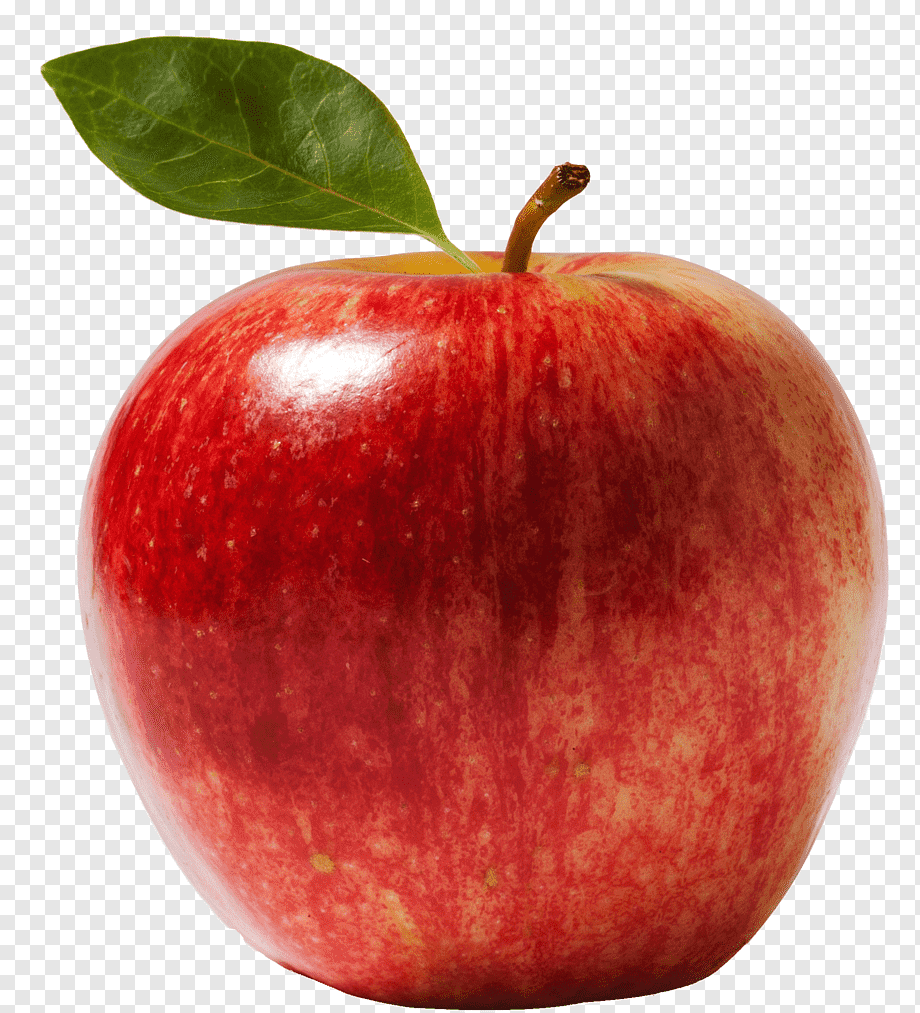
//> input picture lesson12/enshu/NN/testdata/りんごのイラスト.png, 920 x 1013 px; its folder holds only this picture in this run
$ ./getImageInfo   (built with g++ and OpenCV 4)
//> lines starting //> are read from the running program, lines starting //| are printed output that depends on the picture; after the words box and inside, x2 and y2 are one past the last pixel; in counts of white or black regions, pixels touching at a corner belong together
// g++ getImageInfo.cpp -std=c++11 `pkg-config --cflags --libs opencv4` -std=c++17 && ./a.out

#include <iostream>           //入出力関連ヘッダ
#include <opencv2/opencv.hpp> //OpenCV関連ヘッダs
#include <filesystem>         // C++17 filesystem librarys

int main(int argc, const char *argv[])
{

    std::string path = "./testdata"; // 画像フォルダへのパス
    for (const auto &entry : std::filesystem::directory_iterator(path))
    {
        // 画像ファイルの読み込み
        cv::Mat src_img = cv::imread(entry.path(), cv::IMREAD_COLOR);
//> src_img is the input picture: 1013 rows x 920 cols, CV_8UC3; mean B, G, R 122.9, 133.7, 197.7

        // 画像ファイルが読み込めなかった場合
        if (src_img.data == 0 || src_img.empty())
        {
            printf("File not found\n");
            continue;
        }

        std::cout << entry.path() << std::endl;

        // src_imgをdst_imgにコピー
        cv::Mat dst_img = src_img.clone();

        // グレースケール化
        cv::Mat gray_img;
        cv::cvtColor(src_img, gray_img, cv::COLOR_BGR2GRAY);
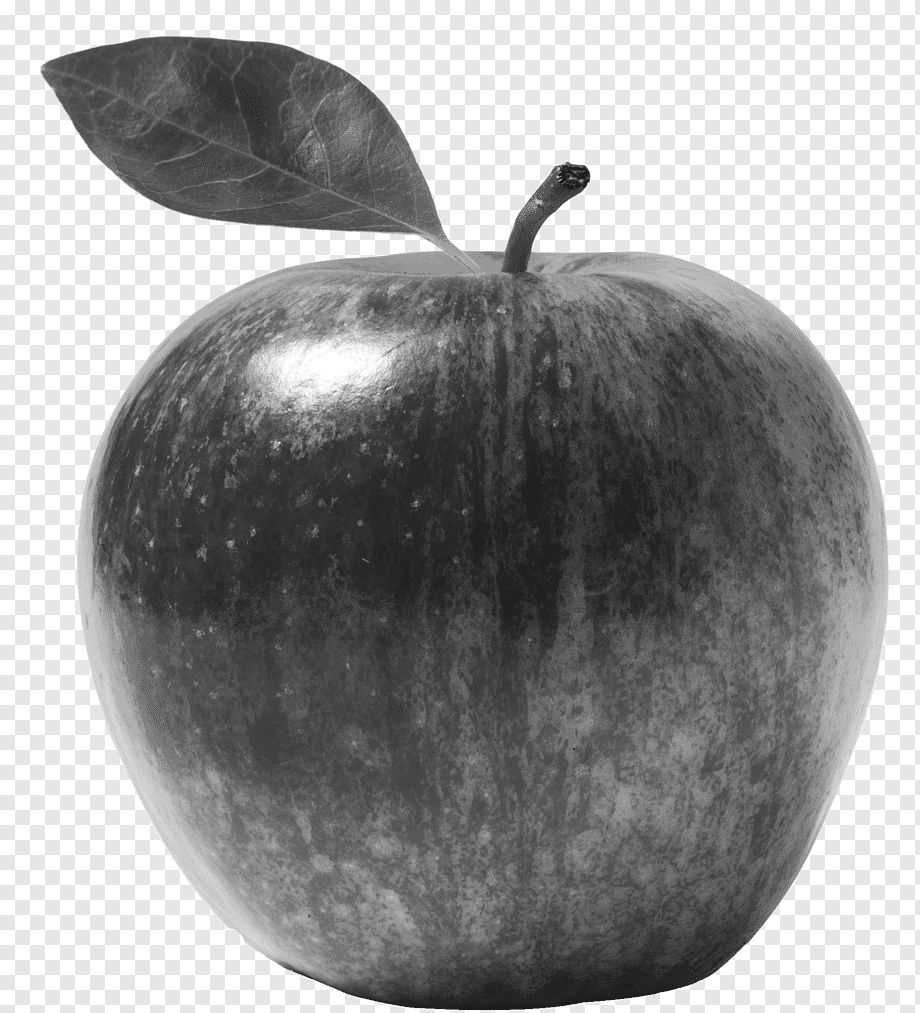
//> gray_img: 1013 rows x 920 cols, CV_8UC1; min 28, max 255, mean 151.6

        // コーナー座標を格納するための変数cornersを定義
        std::vector<cv::Point2f> corners;

        // ここから記述
        // ハリスのコーナー検出に必要なパラメータの宣言

        int MAX_CORNERS = 100;      // 検出する最大コーナー数
        double QUALITY_LEVEL = 0.2; // コーナーとして選択されるための品質しきい値
        double MIN_DISTANCE = 5.0;  // 検出されたコーナー間の最小距離
        int BLOCK_SIZE = 3;         // コーナーを検出するための近傍領域のサイズ

        // コーナー検出関数を用いて，入力画像からコーナーを検出し座標をcornersに格納

        cv::goodFeaturesToTrack(gray_img, corners, MAX_CORNERS, QUALITY_LEVEL, MIN_DISTANCE, cv::Mat(), BLOCK_SIZE);
//> corners = 62 Points (x, y), first 12: [280, 442], [559, 176], [559, 168], [538, 205], [582, 180], [497, 310], [532, 251], [589, 181], [569, 178], [253, 530], [288, 409], [552, 185]

        // 検出したコーナー位置に円を描画
        for (size_t i = 0; i < corners.size(); i++)
        {
            // pointに円の中心座標を格納
            cv::Point2f point = corners[i];
            // dst_img上に座標pointを中心とする半径6太さ2の赤い円を描画
            cv::circle(dst_img, point, 6, cv::Scalar(0, 0, 255), 3);
        }
//> this loop made 62 passes
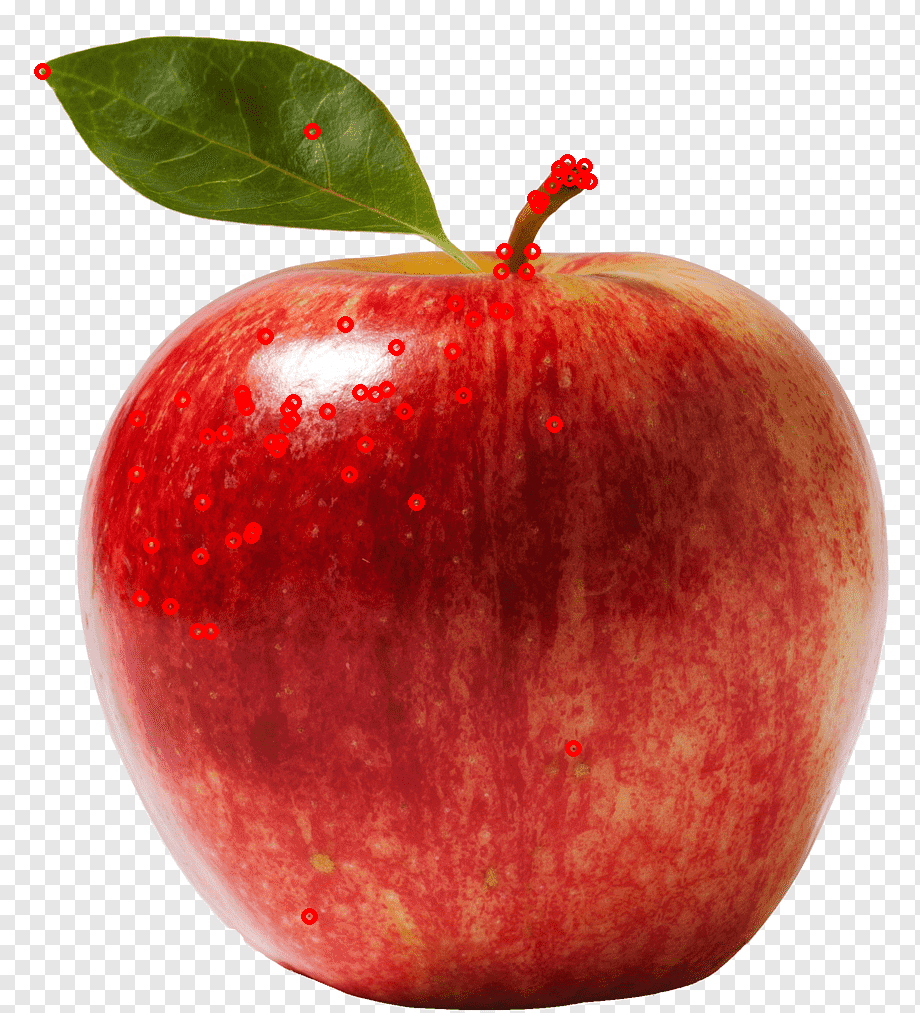
//> dst_img: 1013 rows x 920 cols, CV_8UC3; 1.11% of pixels changed, all inside (x1, y1, x2, y2) = (34, 63, 598, 925)

        std::cout << "Number of corners: " << corners.size() << std::endl;
//| Number of corners: 62

        cv::Mat hsvImg;
        cv::cvtColor(src_img, hsvImg, cv::COLOR_BGR2HSV); // BGRからHSVへの変換
//> hsvImg: 1013 rows x 920 cols, CV_8UC3; mean H, S, V 21.6, 118.4, 198.6

        cv::Scalar avgColor = cv::mean(hsvImg);                   // 画像全体の平均色を計算
//> avgColor = Scalar(21.62, 118.4, 198.6)
        std::cout << "Average hue: " << avgColor[0] << std::endl; // 色相の平均値を出力
//| Average hue: 21.6238
    }

    return 0;
}
